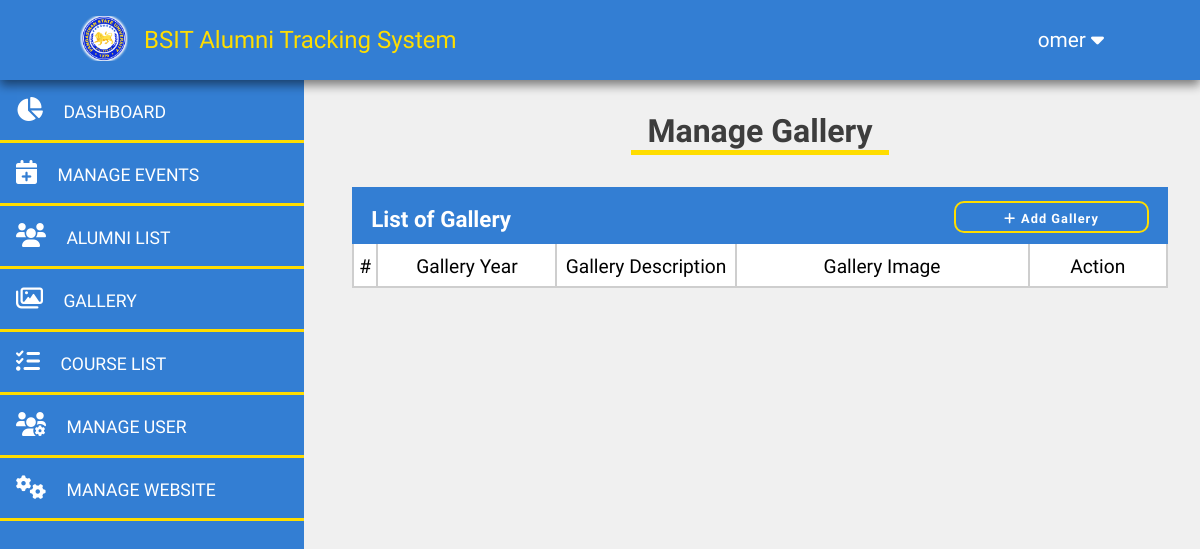
The page /admin/index.php?page=manage-gallery (signed in) on the database as committed earlier.
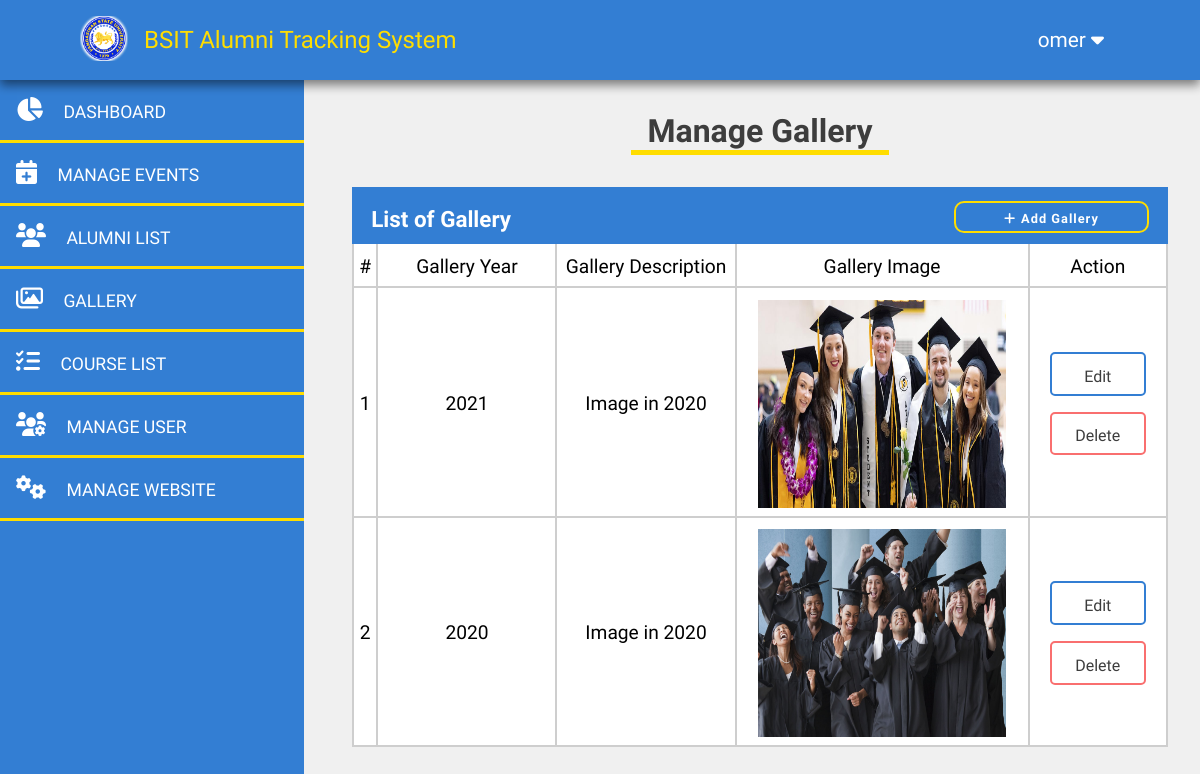
The same page on the database as committed later.
### tables this page shows
CREATE TABLE `gallery` (
  `id` int(11) NOT NULL,
  `gallery_img` varchar(100) NOT NULL,
  `img_year` int(11) NOT NULL,
  `img_description` text NOT NULL,
  `created_at` datetime NOT NULL DEFAULT current_timestamp()
);

### admin/manage-gallery.php (the view, shortened to what this page needs)
  <?php include('./delete-gallery.php'); ?>
<div class="manage-event">
  <h1 class="section-name">Manage Gallery</h1>
</div>
<?php $gallery = fetchAllEvent($pdo); ?>
<div class="manage-table events">
  <div class="table-head">
    <h3 class="table-name">List of Gallery</h3>
    <a href="<?= ROOT_URL ?>admin/index.php?page=add-gallery" class="add-btn add-event">
      <i class="fa-solid fa-plus"></i>Add Gallery
    </a>
  </div>
  <div class="table-content">
    <div class="table-data">
      <div class="column no">#</div>
      <div class="column title">Gallery Year</div>
      <div class="column date">Gallery Description</div>
      <div class="column photo">Gallery Image</div>
      <div class="column action head">Action</div>
    </div>
    <?php $num = 1; foreach($gallery as $gal): extract($gal)?>
    <div class="table-data">
      <div class="column no"><?= $num ?></div>
      <div class="column title"><?= $img_year ?></div>
      <div class="column date"><?= $img_description ?></div>
      <div class="column photo">
        <div class="event-img-container">
          <img src="../assets/images/gallery/<?= $gallery_img ?>" alt="EVENT">
        </div>
      </div>
      <div class="column action head">
        <a class="alumni-action button-primary" href="<?= ROOT_URL ?>admin/index.php?page=edit-gallery&edit=<?= $id ?>">Edit</a>
        <a class="alumni-action button-danger" href="<?= ROOT_URL ?>admin/index.php?page=manage-gallery&delete-gallery=<?= $id ?>&img=<?= $gallery_img ?>">Delete</a>
      </div>
    </div>
    <?php $num++; endforeach; ?>
  </div>
</div>
    <?php
    function fetchAllEvent($pdo) {
      $queryEvent1 = "SELECT * FROM gallery ORDER BY img_year DESC LIMIT 16";
      $stmtEvent1 = $pdo->prepare($queryEvent1);
      if ($stmtEvent1->execute()) {
        return $stmtEvent1->fetchAll(PDO::FETCH_ASSOC);
      } else {
        echo 'failed';
      }
    }
    ?>

### admin/inc/header.php (shortened to what this page needs)
<!DOCTYPE html>
<html lang="en">
<head>
  <link rel="stylesheet" href="../scss/backend-style/style/css/style.css">
  <link rel="stylesheet" href="../assets/css/all.css">
</head>
<body <?php if (isset($_GET['view-alumni']) || isset($_GET['delete-alumni'])) echo 'style="overflow:hidden;"'; ?>>
  <header>
    <nav class="navbar">
      <div class="logo-section">
        <div class="logo">
          <img src="../assets/images/Logo Psu.PNG" alt="LOGO">
        </div>
        <span class="project-name">BSIT Alumni Tracking System</span>
      </div>
      <a class="admin" href="#"><?= $_SESSION['user'] ?> <span class="space-left"><i class="fa-solid fa-caret-down"></i></span></a>
    </nav>
  </header>

### admin/inc/sidebar.php
<section class="side-bar">
  <ul>
    <a href="index.php?page=dashboard" class="feature-link" data-feature="dashboard">
      <li><span class="side-bar-icon"><i class="fa-solid fa-chart-pie"></i></span> DASHBOARD</li>
    </a>
    <a href="index.php?page=manage-events" class="feature-link" data-feature="manage-events">
      <li><span class="side-bar-icon"><i class="fa-solid fa-calendar-plus"></i></span> MANAGE EVENTS</li>
    </a>
    <a href="index.php?page=manage-alumni" class="feature-link" data-feature="manage-alumni">
      <li><span class="side-bar-icon"><i class="fa-solid fa-users"></i></span> ALUMNI LIST</li>
    </a>
    <a href="index.php?page=manage-gallery" class="feature-link" data-feature="manage-gallery">
      <li><span class="side-bar-icon"><i class="fa-regular fa-images"></i></span> GALLERY</li>
    </a>
    <a href="index.php?page=manage-course" class="feature-link" data-feature="manage-course">
      <li><span class="side-bar-icon"><i class="fa-solid fa-list-check"></i></span> COURSE LIST</li>
    </a>
    <a href="index.php?page=manage-user" class="feature-link" data-feature="manage-user">
      <li><span class="side-bar-icon"><i class="fa-solid fa-users-gear"></i></span> MANAGE USER</li>
    </a>
    <a href="index.php?page=manage-website" class="feature-link" data-feature="manage-website">
      <li><span class="side-bar-icon"><i class="fa-solid fa-gears"></i></span> MANAGE WEBSITE</li>
    </a>
  </ul>
</section>

### admin/index.php
<?php include('./inc/header.php'); ?>
<?php include('./inc/sidebar.php'); ?>
<section class="feature">
  <div class="main-content">
    <?php
    if (isset($_GET['page'])) {
      $page = $_GET['page'];
      if ($page == 'add-events') {
        include('./add-event.php');
      } else if ($page == 'manage-events') {
        include('./manage-events.php');
      } else if ($page == 'manage-alumni') {
        include('./manage-alumni.php');
      } else if ($page == 'manage-gallery') {
        include('./manage-gallery.php');
      } else if ($page == 'manage-course') {
        include('./manage-course.php');
      } else if ($page == 'manage-user') {
        include('./manage-user.php');
      } else if ($page == 'manage-website') {
        include('./manage-website.php');
      } else if ($page == 'add-gallery') {
        include('./add-gallery.php');
      } else if ($page == 'edit-gallery') {
        include('./edit-gallery.php');
      } else {
        include('./dashboard.php');
      }
    }
    ?>
  </div>
</section>
<?php include('./inc/footer.php'); ?>

### admin/inc/footer.php (shortened to what this page needs)
</body>
</html>

Rows that differ between the two databases and show on the page:
added gallery: img_year "2021", img_description "Image in 2020", gallery_img (picture)
added gallery: img_year "2020", img_description "Image in 2020", gallery_img (picture)
